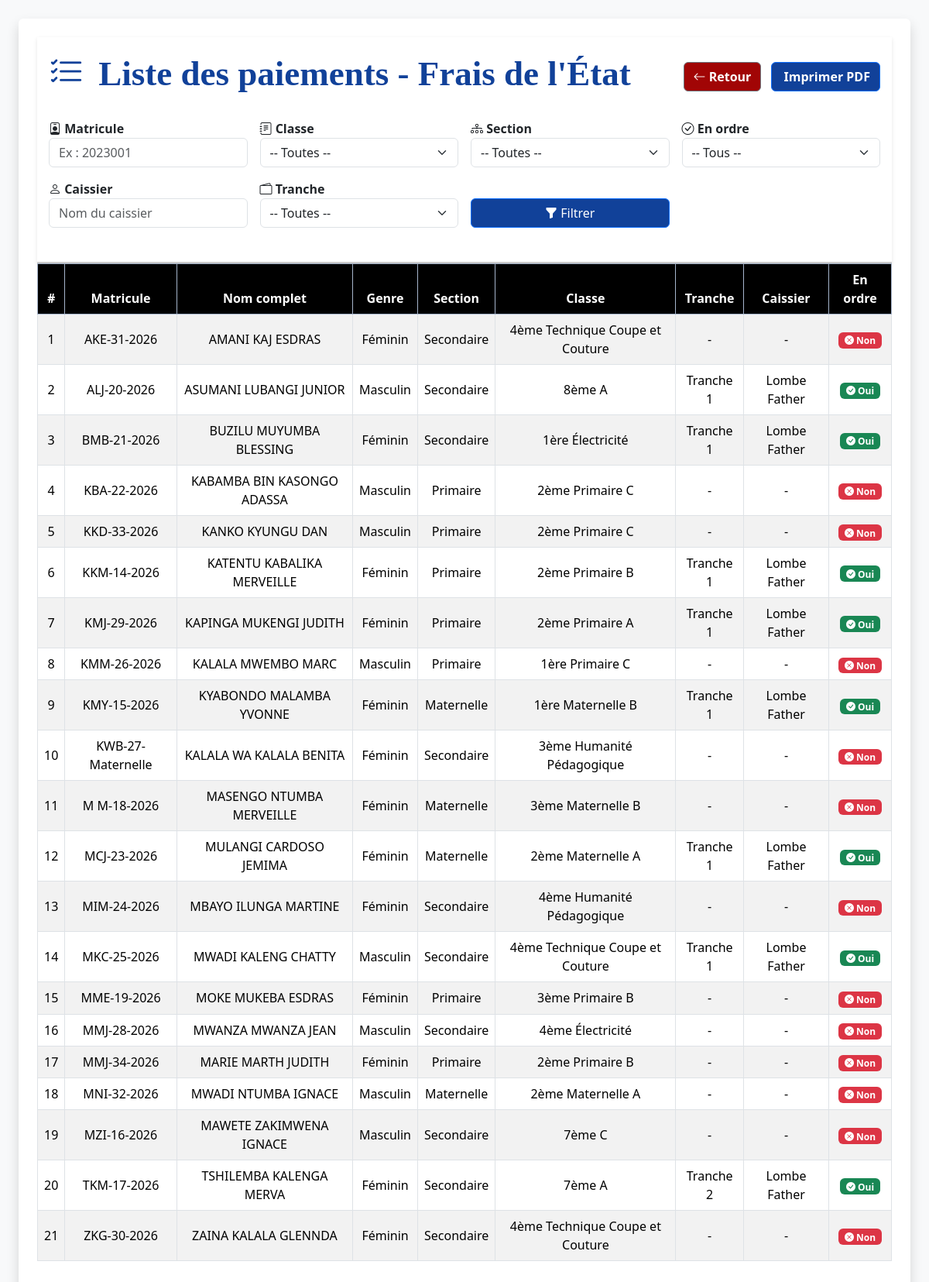
Screenshot of /liste_frais_etat (signed in) with the database file from the repository.
### tables this page shows
CREATE TABLE eleves (id INTEGER PRIMARY KEY AUTOINCREMENT, matricule TEXT, nom TEXT NOT NULL, postnom TEXT NOT NULL, prenom TEXT NOT NULL, genre TEXT NOT NULL, section TEXT NOT NULL, classe TEXT NOT NULL, annee_scolaire TEXT NOT NULL, date_inscription TEXT NOT NULL, lieu_naissance TEXT, date_naissance TEXT, ecole_provenance TEXT, classe_precedente TEXT, responsable TEXT NOT NULL, telephone_responsable TEXT NOT NULL, fonction_responsable TEXT, statut_eleve TEXT, frais_inscription TEXT NOT NULL, ram_papier TEXT, frais_bulletin TEXT, deux_savons TEXT, deux_ph TEXT, fournitures TEXT, adresse TEXT);

### app.py (the view)
@app.route('/liste_frais_etat')
@login_required
def liste_frais_etat():
    matricule = request.args.get('matricule', '').strip()
    classe = request.args.get('classe', '').strip()
    section = request.args.get('section', '').strip()
    ordre = request.args.get('ordre', '').strip()  # "Oui" ou "Non"
    caissier = request.args.get('caissier', '').strip()
    tranche = request.args.get('tranche', '').strip()
    conn = sqlite3.connect('ecole.db')
    conn.row_factory = sqlite3.Row
    cursor = conn.cursor()
    query = """
    SELECT
        e.matricule, e.nom, e.postnom, e.prenom, e.genre, e.classe, e.section,
        IFNULL(SUM(f.montant), 0) AS total_paye,
        MAX(f.date_paiement) AS derniere_date,
        (SELECT f2.tranche FROM frais_etat f2 WHERE f2.matricule = e.matricule ORDER BY f2.date_paiement DESC LIMIT 1) AS tranche,
        (SELECT f3.caissier FROM frais_etat f3 WHERE f3.matricule = e.matricule ORDER BY f3.date_paiement DESC LIMIT 1) AS caissier
    FROM eleves e
    LEFT JOIN frais_etat f ON e.matricule = f.matricule
    WHERE 1=1
    """
    params = []
    if matricule:
        query += " AND e.matricule LIKE ?"
        params.append(f"%{matricule}%")
    if classe:
        query += " AND e.classe = ?"
        params.append(classe)
    if section:
        query += " AND e.section = ?"
        params.append(section)
    query += " GROUP BY e.matricule"
    cursor.execute(query, params)
    eleves = cursor.fetchall()
    eleves_filtres = []
    for eleve in eleves:
        if tranche and (eleve['tranche'] != tranche):
            continue
        if caissier and (eleve['caissier'] is None or caissier.lower() not in eleve['caissier'].lower()):
            continue
        est_en_ordre = eleve['total_paye'] > 0
        if ordre:
            if ordre == 'Oui' and not est_en_ordre:
                continue
            if ordre == 'Non' and est_en_ordre:
                continue
        eleves_filtres.append(eleve)
    conn.close()
    conn = sqlite3.connect('ecole.db')
    cursor = conn.cursor()
    cursor.execute("SELECT DISTINCT classe FROM eleves ORDER BY classe")
    classes = [row[0] for row in cursor.fetchall()]
    cursor.execute("SELECT DISTINCT section FROM eleves ORDER BY section")
    sections = [row[0] for row in cursor.fetchall()]
    conn.close()
    return render_template("liste_frais_etat.html",
                           eleves=eleves_filtres,
                           classes=classes,
                           sections=sections)

### app.py (called while the page is built)
def login_required(f):
    @wraps(f)
    def decorated_function(*args, **kwargs):
        if not session.get('connecte'):
            flash("Vous devez être connecté pour accéder à cette page.", "warning")
            return redirect(url_for('connexion'))
        return f(*args, **kwargs)
    return decorated_function

### templates/liste_frais_etat.html (shortened to what this page needs)
<!DOCTYPE html>
<html lang="fr">
<head>
    <link href="https://cdn.jsdelivr.net/npm/bootstrap@5.3.2/dist/css/bootstrap.min.css" rel="stylesheet" />
    <link href="https://cdn.jsdelivr.net/npm/bootstrap-icons@1.10.5/font/bootstrap-icons.css" rel="stylesheet" />
</head>
<body class="p-4">
<div class="container bg-white p-4 rounded shadow" style="max-width:1500px;">
    <div class="sticky-form">
        <div class="d-flex justify-content-between align-items-center mb-4">
            <h3 class="text-primary" style="color: #114199 !important; font-size: 45px; font-family: serif; font-weight: bold;">
                <i class="bi bi-list-check me-2"></i> Liste des paiements - Frais de l'État
            </h3>
            <div>
                <a href="{{ url_for('menu_frais_et_stock') }}" class="btn btn-outline-secondary me-2" style="background-color: #a10505; color: white; font-weight: bold; ">
                    <i class="bi bi-arrow-left"></i> Retour
                </a>
                <a href="{{ url_for('imprimer_pdf') }}?url={{ url_for('exporter_frais_etat_pdf',
                    matricule=request.args.get('matricule', ''),
                    classe=request.args.get('classe', ''),
                    section=request.args.get('section', ''),
                    tranche=request.args.get('tranche', ''),
                    caissier=request.args.get('caissier', ''),
                    ordre=request.args.get('ordre', '')
                ) | urlencode }}"
                   target="_blank"
                   class="btn btn-primary"
                   style="background-color:  #114199; color: white; font-weight: bold;">
                     Imprimer PDF
                </a>
            </div>
        </div>
        <form method="GET" action="{{ url_for('liste_frais_etat') }}" class="row g-3 mb-4">
            <div class="col-md-3">
                <label for="matricule" class="filter-label"><i class="bi bi-person-badge"></i> Matricule</label>
                <input type="text" name="matricule" id="matricule" class="form-control" placeholder="Ex : 2023001"
                       value="{{ request.args.get('matricule', '') }}">
            </div>
            <div class="col-md-3">
                <label for="classe" class="filter-label"><i class="bi bi-journal-text"></i> Classe</label>
                <select name="classe" id="classe" class="form-select">
                    <option value="">-- Toutes --</option>
                </select>
            </div>
            <div class="col-md-3">
                <label for="section" class="filter-label"><i class="bi bi-diagram-3"></i> Section</label>
                <select name="section" id="section" class="form-select">
                    <option value="">-- Toutes --</option>
                </select>
            </div>
            <div class="col-md-3">
                <label for="ordre" class="filter-label"><i class="bi bi-check-circle"></i> En ordre</label>
                <select name="ordre" id="ordre" class="form-select">
                    <option value="">-- Tous --</option>
                </select>
            </div>
            <div class="col-md-3">
                <label for="caissier" class="filter-label"><i class="bi bi-person"></i> Caissier</label>
                <input type="text" name="caissier" id="caissier" class="form-control" placeholder="Nom du caissier"
                       value="{{ request.args.get('caissier', '') }}">
            </div>
            <div class="col-md-3">
                <label for="tranche" class="filter-label"><i class="bi bi-wallet2"></i> Tranche</label>
                <select name="tranche" id="tranche" class="form-select">
                    <option value="">-- Toutes --</option>
                </select>
            </div>
            <div class="col-md-3 d-grid align-items-end">
                <button type="submit" class="btn btn-primary" style="background-color: #114199;">
                    <i class="bi bi-funnel-fill"></i> Filtrer
                </button>
            </div>
        </form>
    </div>
    <div class="table-responsive">
        <table class="table table-bordered table-striped align-middle text-center">
            <thead class="table-primary">
                <tr>
                    <th>#</th>
                    <th>Matricule</th>
                    <th>Nom complet</th>
                    <th>Genre</th>
                    <th>Section</th>
                    <th>Classe</th>
                    <th>Tranche</th>
                    <th>Caissier</th>
                    <th>En ordre</th>
                </tr>
            </thead>
            <tbody>
                {% for eleve in eleves %}
                <tr>
                    <td>{{ loop.index }}</td>
                    <td>{{ eleve.matricule }}</td>
                    <td>{{ eleve.nom }} {{ eleve.postnom }} {{ eleve.prenom }}</td>
                    <td>{{ eleve.genre }}</td>
                    <td>{{ eleve.section }}</td>
                    <td>{{ eleve.classe }}</td>
                    <td>{{ eleve.tranche if eleve.total_paye > 0 else "-" }}</td>
                    <td>{{ eleve.caissier if eleve.total_paye > 0 else "-" }}</td>
                    <td>
                        {% if eleve.total_paye > 0 %}
                            <span class="badge bg-success"><i class="bi bi-check-circle-fill"></i> Oui</span>
                        {% else %}
                            <span class="badge bg-danger"><i class="bi bi-x-circle-fill"></i> Non</span>
                        {% endif %}
                    </td>
                </tr>
                {% else %}
                <tr>
                    <td colspan="9" class="text-muted">Aucun élève trouvé selon les critères.</td>
                </tr>
                {% endfor %}
            </tbody>
        </table>
    </div>
</div>
</body>
</html>

### templates/liste_frais_etat.html (style rules this page uses)
body { background-color: #f8f9fa; }
.filter-label { font-weight: 600; }
.sticky-form { position: sticky; top: 0; background-color: white; z-index: 1000; padding: 20px 15px; border-bottom: 2px solid #ccc; box-shadow: 0 2px 5px rgba(0,0,0,0.1); }
.table thead th { position: sticky; top: 0; background-color: black; color: white; z-index: 10; }

### rows the page displays
eleves: matricule "AKE-31-2026", nom "AMANI", postnom "KAJ", prenom "ESDRAS", genre "Féminin", section "Secondaire", classe "4ème Technique Coupe et Couture", tranche "-", caissier "-", shows "Non"
eleves: matricule "ALJ-20-2026", nom "ASUMANI", postnom "LUBANGI", prenom "JUNIOR", genre "Masculin", section "Secondaire", classe "8ème A", tranche "Tranche 1", caissier "Lombe Father", shows "Oui"
eleves: matricule "BMB-21-2026", nom "BUZILU", postnom "MUYUMBA", prenom "BLESSING", genre "Féminin", section "Secondaire", classe "1ère Électricité", tranche "Tranche 1", caissier "Lombe Father", shows "Oui"
eleves: matricule "KBA-22-2026", nom "KABAMBA", postnom "BIN KASONGO", prenom "ADASSA", genre "Masculin", section "Primaire", classe "2ème Primaire C", tranche "-", caissier "-", shows "Non"
eleves: matricule "KKD-33-2026", nom "KANKO", postnom "KYUNGU", prenom "DAN", genre "Masculin", section "Primaire", classe "2ème Primaire C", tranche "-", caissier "-", shows "Non"
eleves: matricule "KKM-14-2026", nom "KATENTU", postnom "KABALIKA", prenom "MERVEILLE", genre "Féminin", section "Primaire", classe "2ème Primaire B", tranche "Tranche 1", caissier "Lombe Father", shows "Oui"
eleves: matricule "KMJ-29-2026", nom "KAPINGA", postnom "MUKENGI", prenom "JUDITH", genre "Féminin", section "Primaire", classe "2ème Primaire A", tranche "Tranche 1", caissier "Lombe Father", shows "Oui"
eleves: matricule "KMM-26-2026", nom "KALALA", postnom "MWEMBO", prenom "MARC", genre "Masculin", section "Primaire", classe "1ère Primaire C", tranche "-", caissier "-", shows "Non"
eleves: matricule "KMY-15-2026", nom "KYABONDO", postnom "MALAMBA", prenom "YVONNE", genre "Féminin", section "Maternelle", classe "1ère Maternelle B", tranche "Tranche 1", caissier "Lombe Father", shows "Oui"
eleves: matricule "KWB-27-Maternelle", nom "KALALA", postnom "WA KALALA", prenom "BENITA", genre "Féminin", section "Secondaire", classe "3ème Humanité Pédagogique", tranche "-", caissier "-", shows "Non"
eleves: matricule "M M-18-2026", nom "MASENGO", postnom "NTUMBA", prenom "MERVEILLE", genre "Féminin", section "Maternelle", classe "3ème Maternelle B", tranche "-", caissier "-", shows "Non"
eleves: matricule "MCJ-23-2026", nom "MULANGI", postnom "CARDOSO", prenom "JEMIMA", genre "Féminin", section "Maternelle", classe "2ème Maternelle A", tranche "Tranche 1", caissier "Lombe Father", shows "Oui"
eleves: matricule "MIM-24-2026", nom "MBAYO", postnom "ILUNGA", prenom "MARTINE", genre "Féminin", section "Secondaire", classe "4ème Humanité Pédagogique", tranche "-", caissier "-", shows "Non"
eleves: matricule "MKC-25-2026", nom "MWADI", postnom "KALENG", prenom "CHATTY", genre "Masculin", section "Secondaire", classe "4ème Technique Coupe et Couture", tranche "Tranche 1", caissier "Lombe Father", shows "Oui"
eleves: matricule "MME-19-2026", nom "MOKE", postnom "MUKEBA", prenom "ESDRAS", genre "Féminin", section "Primaire", classe "3ème Primaire B", tranche "-", caissier "-", shows "Non"
eleves: matricule "MMJ-28-2026", nom "MWANZA", postnom "MWANZA", prenom "JEAN", genre "Masculin", section "Secondaire", classe "4ème Électricité", tranche "-", caissier "-", shows "Non"
eleves: matricule "MMJ-34-2026", nom "MARIE", postnom "MARTH", prenom "JUDITH", genre "Féminin", section "Primaire", classe "2ème Primaire B", tranche "-", caissier "-", shows "Non"
eleves: matricule "MNI-32-2026", nom "MWADI", postnom "NTUMBA", prenom "IGNACE", genre "Masculin", section "Maternelle", classe "2ème Maternelle A", tranche "-", caissier "-", shows "Non"
eleves: matricule "MZI-16-2026", nom "MAWETE", postnom "ZAKIMWENA", prenom "IGNACE", genre "Masculin", section "Secondaire", classe "7ème C", tranche "-", caissier "-", shows "Non"
eleves: matricule "TKM-17-2026", nom "TSHILEMBA", postnom "KALENGA", prenom "MERVA", genre "Féminin", section "Secondaire", classe "7ème A", tranche "Tranche 2", caissier "Lombe Father", shows "Oui"
eleves: matricule "ZKG-30-2026", nom "ZAINA", postnom "KALALA", prenom "GLENNDA", genre "Féminin", section "Secondaire", classe "4ème Technique Coupe et Couture", tranche "-", caissier "-", shows "Non"
